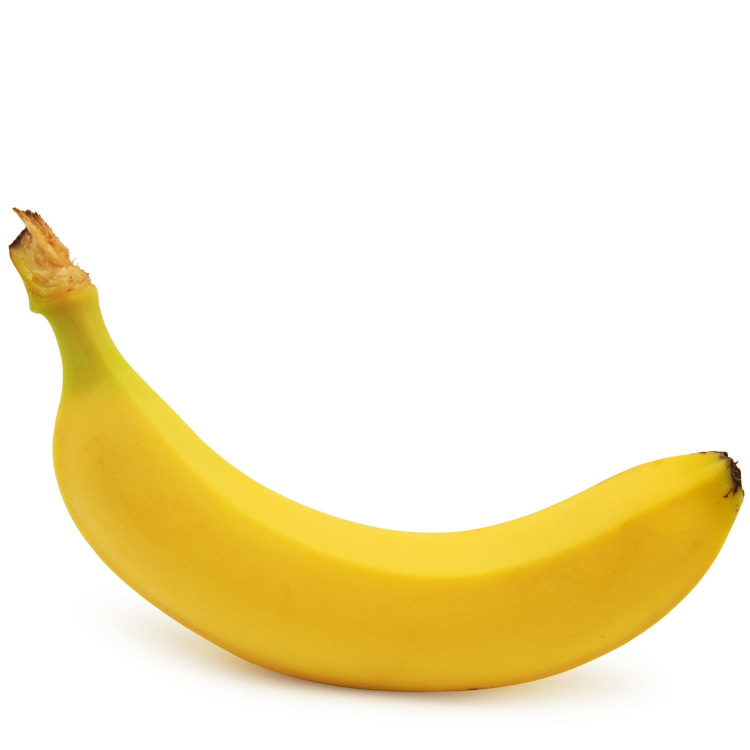
#> input picture final_shape_detection/raw_images/2.jpg, 1500 x 1500 px, found by its file name (shown at 1/2 size)
$ python shape.py   (older library calls are emulated)
#> lines starting #> are read from the running program, lines starting #| are printed output that depends on the picture; after the words box and inside, x2 and y2 are one past the last pixel; in counts of white or black regions, pixels touching at a corner belong together
import cv2
from matplotlib import pyplot as plt
import numpy as np
import math
from time import sleep

#path = "/home/rgukt/Desktop/criotam/friut/dataset/new.jpg"

def process(image):

	path= image
	im = cv2.imread(path)
#> im is the input picture: shape (1500, 1500, 3); mean B, G, R 205.7, 237.6, 247.5
	img = cv2.imread(path,0)
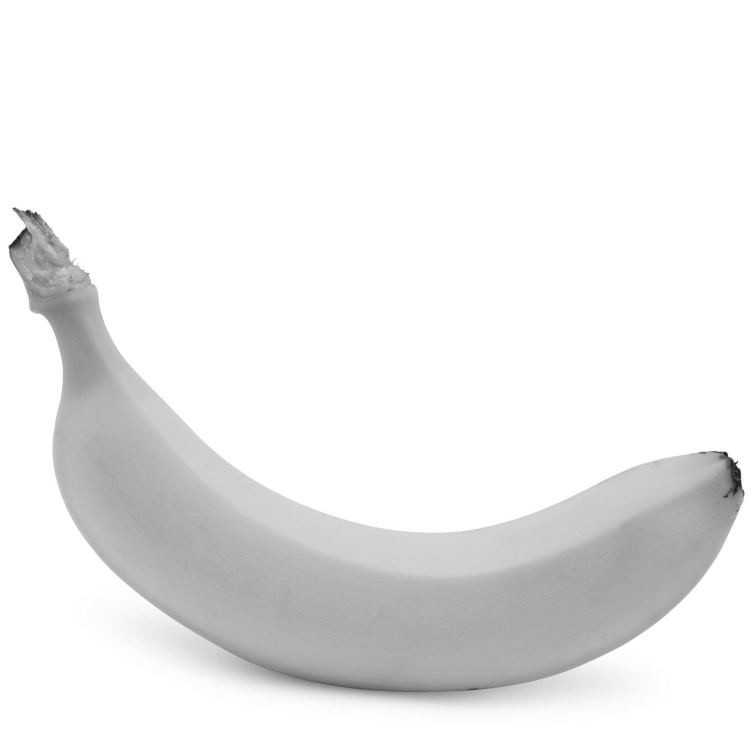
#> img: shape (1500, 1500) (shown at 1/2 size); min 20, max 255, mean 237
	#img = cv2.resize(img,(200,200))

	#img = cv2.GaussianBlur(img,(9,9),10)


	h,w,c = im.shape
#> h = 1500; w = 1500; c = 3
	print(im.shape)
#| (1500, 1500, 3)
	thresh,bin = cv2.threshold(img,0,255,cv2.THRESH_OTSU)
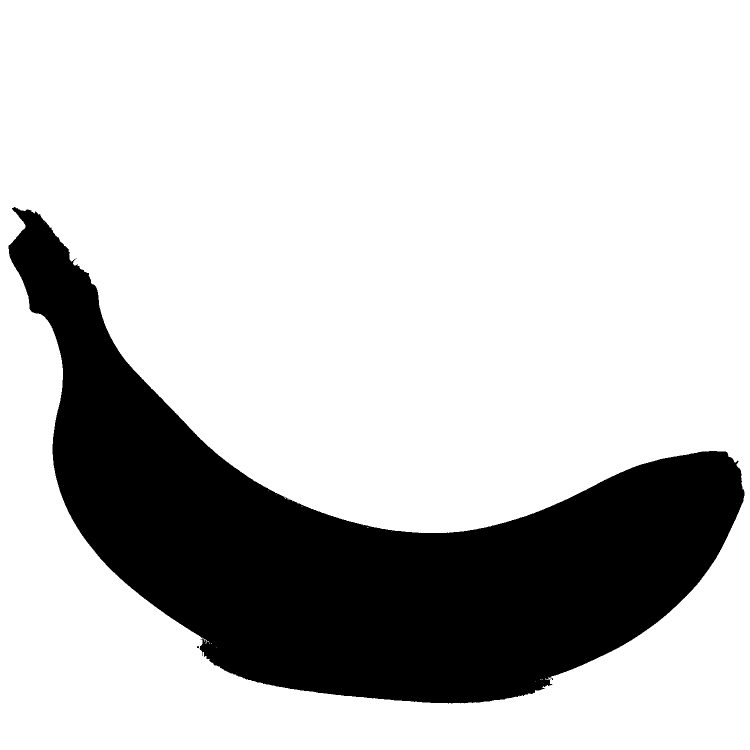
#> bin: shape (1500, 1500) (shown at 1/2 size); 77.1% white; 4 black regions (3 under 20 px), largest, box (x1, y1, x2, y2) and area: (17, 414, 1489, 1407) 515291
#> thresh = 216

	bin = bin-255
#> bin: shape (1500, 1500); values 0 (black) and 1 (white), 22.9% white; 4 white regions (3 under 20 px)
	kernel = np.ones((5,5))

	#opening = cv2.erode(bin,kernel,iterations=3)

	im2,cnts,her = cv2.findContours(bin,cv2.RETR_TREE,cv2.CHAIN_APPROX_NONE)
#> cnts = 34 contours, 32 with area under 20; largest, box (x1, y1, x2, y2) and area: (17, 414, 1489, 1407) 513356, (407, 1277, 419, 1285) 26; her = 34 rows, first 6: [1, -1, -1, -1], [2, 0, -1, -1], [3, 1, -1, -1], [-1, 2, 4, -1], [5, -1, -1, 3], [6, 4, -1, 3]

	#cnts = sorted(cnts, key = cv2.contourArea, reverse = False)

	def mid_point(x,y):

		cx = ((x[0]+y[0])*0.5)
		cy = ((x[1]+y[1])*0.5)
	max_area = 0
	max_index = 0
	cn_area = []

	for i in range(0,len(cnts)):
		area=cv2.contourArea(cnts[i])
		cn_area.append(area)            ### contour area
		#print(area,i)
		if area > max_area:
			max_area=area                  ## finding the large contour
			max_index = i
#> this loop made 34 passes
#> (area, max_area, max_index) on pass 4: (513355.5, 513355.5, 3)
#> area on pass 19: 26.5
#> after the loop, cn_area = 34 values, max 513355.5 at index 3, min 0 at index 0, mean 15102.8; max_area = 513355.5; max_index = 3


	im1 = cv2.drawContours(im,cnts[max_index],-1,(0,255,0),7)
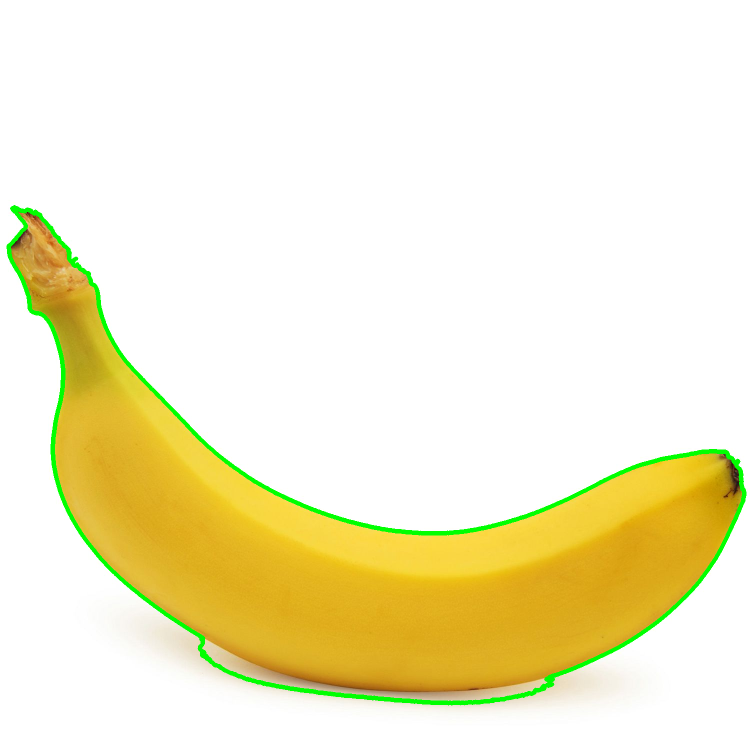
#> im1: shape (1500, 1500, 3) (shown at 1/2 size); mean B, G, R 203.2, 238.3, 243.8


	shape = []

	M = cv2.moments(cnts[max_index])
#> M = moments, m00 513355.5, centre m10/m00, m01/m00 = (712.6, 1086.7)

	cX = int(M["m10"] / M["m00"])
#> cX = 712
	cY = int(M["m01"] / M["m00"])
#> cY = 1086


	max_distance = 0
	max_dis_index = 0


	for i in range(0,len(cnts[max_index])):

		dist = ((cnts[max_index][i][0][0]-cX)**2+(cnts[max_index][i][0][1]-cY)**2)
		shape.append(dist)
		if dist > max_distance :
			max_distance=dist
			max_dis_index=i
#> this loop made 4009 passes
#> (dist, max_distance) on passes 1 to 5: (919440, 919440), (919466, 919466), (919496, 919496), (920869, 920869), (922244, 922244)
#> dist on passes 6 to 11: 920905, 918193, 916858, 914152, 911450, 908752
#> after the loop, max_dis_index = 4; max_distance = 922244; shape = 4009 values, max 922244 at index 4, min 1469 at index 3103, mean 311920.2


	new_shape = []

	cv2.circle(im,(cX,cY),3,(0,0,0),3)
#> im: shape (1500, 1500, 3); under 0.01% of pixels changed, all inside (x1, y1, x2, y2) = (707, 1081, 718, 1092)
	#print(max_distance)
	#print(max_dis_index,len(cnts[max_index]))
	#print(abs(max_dis_index-len(cnts[max_index])))

	for i in range(max_dis_index,len(cnts[max_index])):
		new_shape.append(shape[i])
#> after the loop, new_shape = 4005 values, max 922244 at index 0, min 1469 at index 3099, mean 311313.1

	#print(len(new_shape))

	for i in range(0,max_dis_index-1):
		new_shape.append(shape[i])
#> after the loop, new_shape = 4008 values, max 922244 at index 0, min 1469 at index 3099, mean 311768.3

	#print(len(new_shape))

	diff = []

	for i in range(0,(len(new_shape)-1)):

		aa = new_shape[i]-new_shape[i+1]
		diff.append(aa)
#> this loop made 4007 passes
#> aa on passes 1 to 3: 1339, 2712, 1335
#> after the loop, diff = 4007 values, max 2712 at index 1, min -2708 at index 4003, mean 0.686

	norm = np.true_divide(new_shape, max_area)
#> norm = 4008 values, max 1.8 at index 0, min 0.00286 at index 3099, mean 0.607

	#print(norm[0:10])

	return norm

im1 = "/home/rgukt/Desktop/criotam/friut/shape/shape/2.jpg"
im2 = "/home/rgukt/Desktop/criotam/friut/shape/shape/5.jpg"

image1 = process(im1)
#> image1 has the same summary as norm in process
#> (the run stopped early here; a loop or call above may not have finished)

$ run again, with final_shape_detection/raw_images/4.jpg copied over final_shape_detection/raw_images/2.jpg
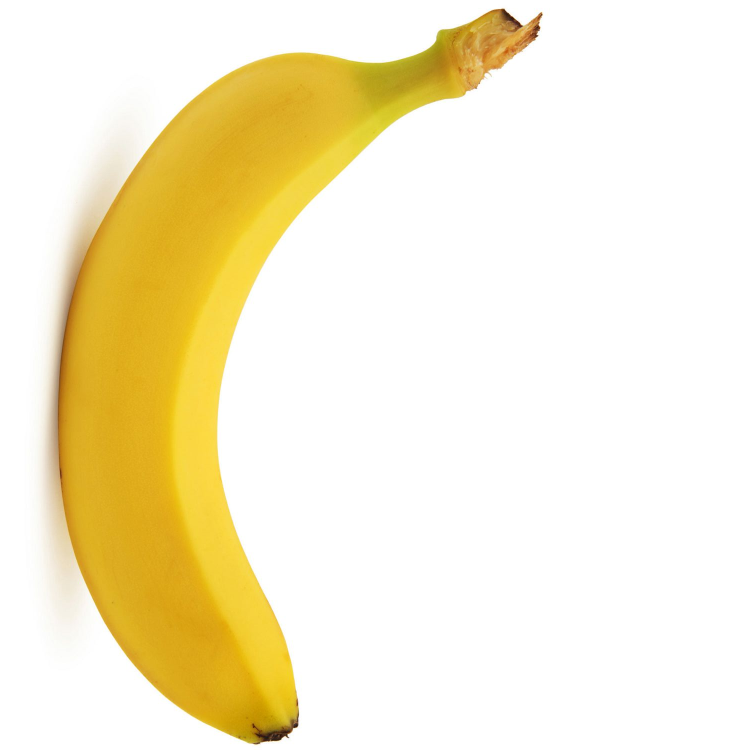
#> input picture final_shape_detection/raw_images/4.jpg, 1500 x 1500 px, found by its file name (shown at 1/2 size)
#> in process, im is the input picture: shape (1500, 1500, 3); mean B, G, R 205.7, 237.6, 247.5
#| (1500, 1500, 3)
#> in process, `thresh,bin = cv2.threshold(img,0,255,cv2.THRESH_OTSU)`:
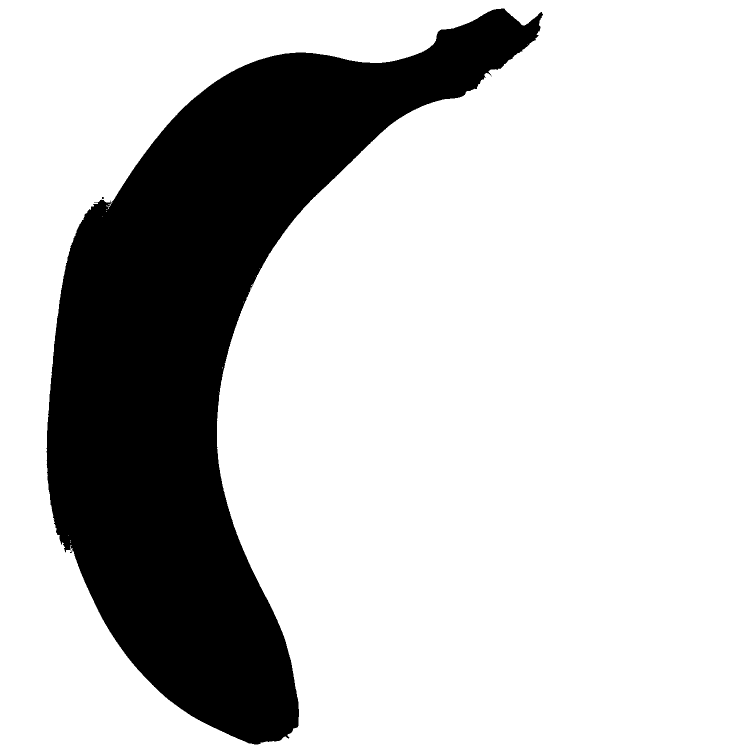
#> bin: shape (1500, 1500) (shown at 1/2 size); 77.1% white; 4 black regions (3 under 20 px), largest, box (x1, y1, x2, y2) and area: (93, 17, 1086, 1489) 515291
#> thresh = 216
#> cnts = 34 contours, 32 with area under 20; largest, box (x1, y1, x2, y2) and area: (93, 17, 1086, 1489) 513356, (215, 407, 223, 419) 26; her = 34 rows, first 6: [1, -1, -1, -1], [2, 0, -1, -1], [3, 1, -1, -1], [-1, 2, 4, -1], [5, -1, -1, 3], [6, 4, -1, 3]
#> the loop in process, `for i in range(0,len(cnts)):` made 34 passes
#> (area, max_area, max_index) on pass 4: (513355.5, 513355.5, 3)
#> after the loop in process, `for i in range(0,len(cnts)):`: cn_area = 34 values, max 513355.5 at index 3, min 0 at index 0, mean 15102.8; max_area = 513355.5; max_index = 3
#> in process, `im1 = cv2.drawContours(im,cnts[max_index],-1,(0,255,0),7)`:
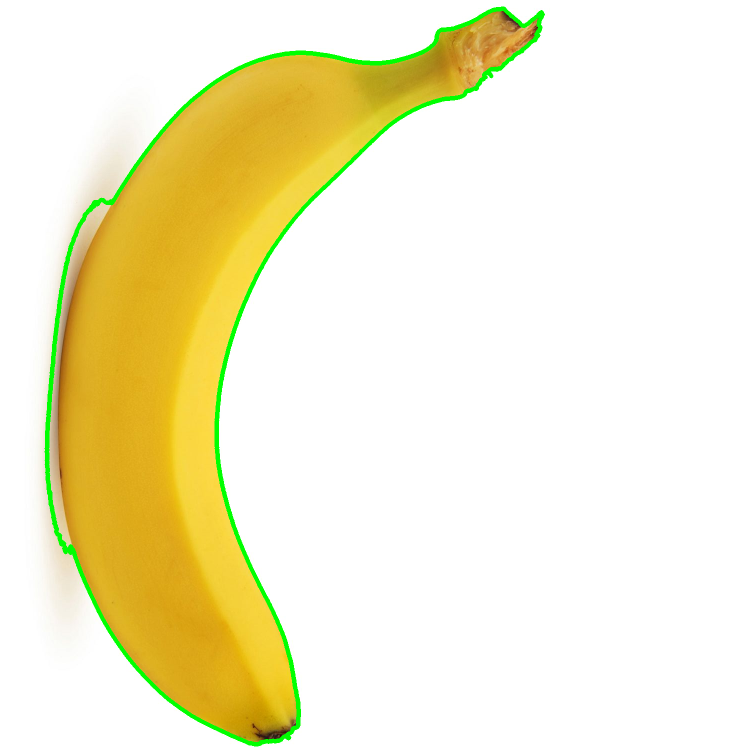
#> im1: shape (1500, 1500, 3) (shown at 1/2 size); mean B, G, R 203.2, 238.3, 243.8
#> M = moments, m00 513355.5, centre m10/m00, m01/m00 = (412.3, 712.6)
#> cX = 412
#> cY = 712
#> the loop in process, `for i in range(0,len(cnts[max_index])): ` made 4009 passes
#> (dist, max_distance) on passes 1, 3863, 3864, 3865, 3867, 3868, 3869, 3870: (831125, 831125), (832388, 832388), (833653, 833653), (836237, 836237), (837460, 837460), (840050, 840050), (841369, 841369), (843965, 843965)
#> after the loop in process, `for i in range(0,len(cnts[max_index])):`: max_dis_index = 3923; max_distance = 923585; shape = 4009 values, max 923585 at index 3923, min 1544 at index 3013, mean 312066
#> im: shape (1500, 1500, 3); under 0.01% of pixels changed, all inside (x1, y1, x2, y2) = (407, 707, 418, 718)
#> the loop in process, `for i in range(max_dis_index,len(cnts[max_index])):` made 86 passes
#> after the loop in process, `for i in range(max_dis_index,len(cnts[max_index])):`: new_shape = 86 values, max 923585 at index 0, min 832306 at index 85, mean 856434.3
#> after the loop in process, `for i in range(0,max_dis_index-1):`: new_shape = 4008 values, max 923585 at index 0, min 1544 at index 3099, mean 311913.7
#> the loop in process, `for i in range(0,(len(new_shape)-1)): ` made 4007 passes
#> aa on passes 1 to 3: 1341, 2714, 1337
#> after the loop in process, `for i in range(0,(len(new_shape)-1)):`: diff = 4007 values, max 2714 at index 1, min -2710 at index 4003, mean 0.686
#> norm = 4008 values, max 1.8 at index 0, min 0.00301 at index 3099, mean 0.608
#> image1 has the same summary as norm in process

$ run again, with final_shape_detection/raw_images/1.jpeg copied over final_shape_detection/raw_images/2.jpg
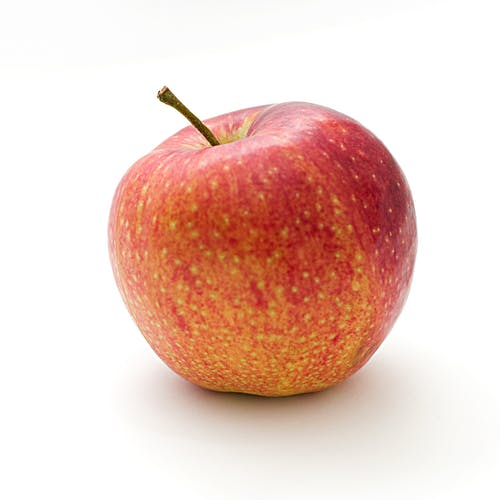
#> input picture final_shape_detection/raw_images/1.jpeg, 500 x 500 px, found by its file name
#> in process, im is the input picture: shape (500, 500, 3); mean B, G, R 195.8, 205.3, 235.3
#| (500, 500, 3)
#> in process, `thresh,bin = cv2.threshold(img,0,255,cv2.THRESH_OTSU)`:
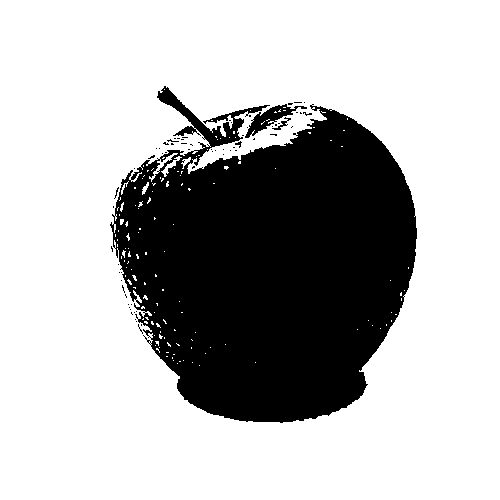
#> bin: shape (500, 500); 71.5% white; 66 black regions (62 under 20 px), largest, box (x1, y1, x2, y2) and area: (110, 86, 417, 423) 70238, (245, 104, 307, 138) 628, (272, 117, 291, 130) 62, (235, 141, 242, 148) 21
#> thresh = 186
#> cnts = 259 contours, 235 with area under 20; largest, box (x1, y1, x2, y2) and area: (110, 86, 417, 423) 70428, (245, 104, 307, 138) 582, (148, 152, 179, 183) 179, (160, 155, 183, 178) 138, (180, 156, 192, 170) 64; her = 259 rows, first 6: [1, -1, -1, -1], [2, 0, -1, -1], [3, 1, -1, -1], [4, 2, -1, -1], [5, 3, -1, -1], [6, 4, -1, -1]
#> the loop in process, `for i in range(0,len(cnts)):` made 259 passes
#> (area, max_area) on passes 57, 62, 80: (30.5, 30.5), (582.5, 582.5), (70428.5, 70428.5)
#> after the loop in process, `for i in range(0,len(cnts)):`: cn_area = 259 values, max 70428.5 at index 79, min 0 at index 0, mean 281.3; max_area = 70428.5; max_index = 79
#> in process, `im1 = cv2.drawContours(im,cnts[max_index],-1,(0,255,0),7)`:
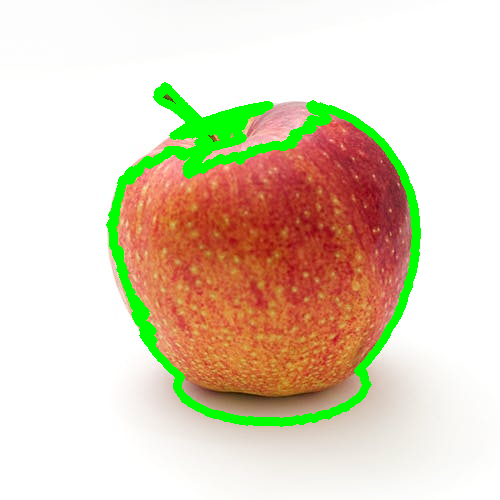
#> im1: shape (500, 500, 3); mean B, G, R 187.3, 209.8, 223.5
#> M = moments, m00 70428.5, centre m10/m00, m01/m00 = (268.8, 265.5)
#> cX = 268
#> cY = 265
#> the loop in process, `for i in range(0,len(cnts[max_index])): ` made 1783 passes
#> (dist, max_distance, max_dis_index) on pass 1: (42857, 42857, 0)
#> after the loop in process, `for i in range(0,len(cnts[max_index])):`: max_dis_index = 0; max_distance = 42857; shape = 1783 values, max 42857 at index 0, min 11809 at index 1330, mean 22651.1
#> im: shape (500, 500, 3); 0.04% of pixels changed, all inside (x1, y1, x2, y2) = (263, 260, 274, 271)
#> after the loop in process, `for i in range(max_dis_index,len(cnts[max_index])):`: new_shape has the same summary as shape
#> the loop in process, `for i in range(0,(len(new_shape)-1)): ` made 1782 passes
#> aa on passes 1 to 3: 357, 146, 142
#> after the loop in process, `for i in range(0,(len(new_shape)-1)):`: diff = 1782 values, max 560 at index 5, min -562 at index 9, mean 0.116
#> norm = 1783 values, max 0.609 at index 0, min 0.168 at index 1330, mean 0.322
#> image1 has the same summary as norm in process

$ run again, with final_shape_detection/raw_images/3.jpeg copied over final_shape_detection/raw_images/2.jpg
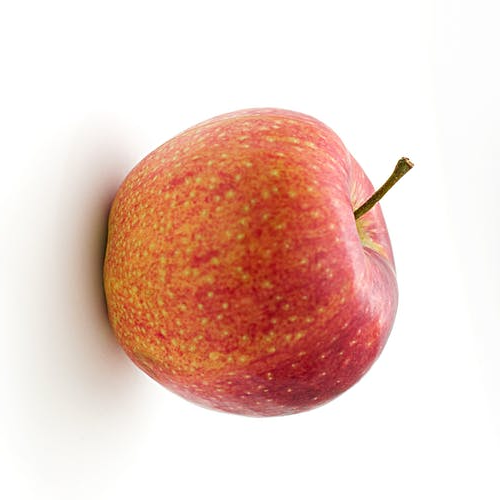
#> input picture final_shape_detection/raw_images/3.jpeg, 500 x 500 px, found by its file name
#> in process, im is the input picture: shape (500, 500, 3); mean B, G, R 195.8, 205.3, 235.3
#| (500, 500, 3)
#> in process, `thresh,bin = cv2.threshold(img,0,255,cv2.THRESH_OTSU)`:
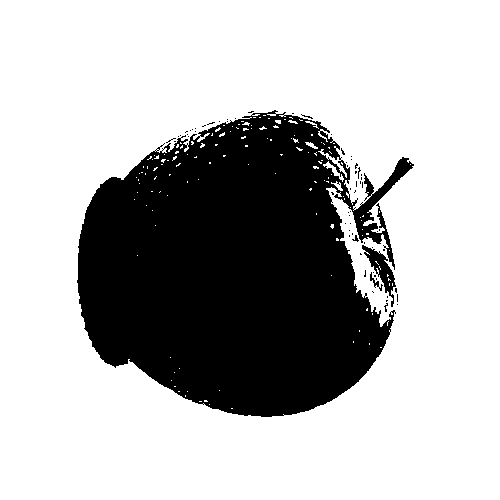
#> bin: shape (500, 500); 71.5% white; 66 black regions (62 under 20 px), largest, box (x1, y1, x2, y2) and area: (77, 110, 414, 417) 70238, (362, 245, 396, 307) 628, (370, 272, 383, 291) 62, (352, 235, 359, 242) 21
#> thresh = 186
#> cnts = 259 contours, 235 with area under 20; largest, box (x1, y1, x2, y2) and area: (77, 110, 414, 417) 70428, (362, 245, 396, 307) 582, (317, 148, 348, 179) 179, (322, 160, 345, 183) 138, (330, 180, 344, 192) 64; her = 259 rows, first 6: [1, -1, -1, -1], [2, 0, -1, -1], [3, 1, -1, -1], [4, 2, -1, -1], [5, 3, -1, -1], [6, 4, -1, -1]
#> the loop in process, `for i in range(0,len(cnts)):` made 259 passes
#> (area, max_area) on passes 11, 16, 80: (30.5, 30.5), (582.5, 582.5), (70428.5, 70428.5)
#> after the loop in process, `for i in range(0,len(cnts)):`: cn_area = 259 values, max 70428.5 at index 79, min 0 at index 0, mean 281.3; max_area = 70428.5; max_index = 79
#> in process, `im1 = cv2.drawContours(im,cnts[max_index],-1,(0,255,0),7)`:
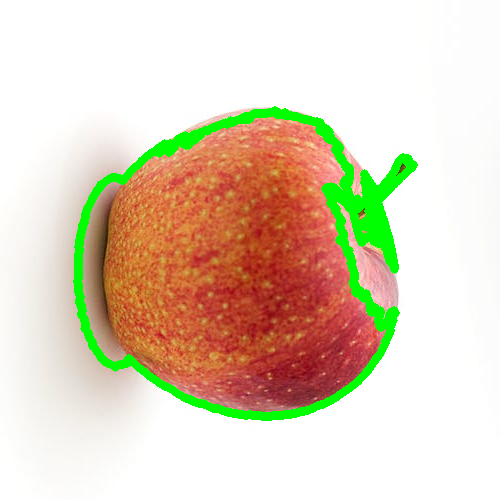
#> im1: shape (500, 500, 3); mean B, G, R 187.3, 209.8, 223.5
#> M = moments, m00 70428.5, centre m10/m00, m01/m00 = (233.5, 268.8)
#> cX = 233
#> cY = 268
#> the loop in process, `for i in range(0,len(cnts[max_index])): ` made 1783 passes
#> (dist, max_distance) on passes 1, 700, 703, 704, 706, 709, 711, 715: (26645, 26645), (26689, 26689), (26714, 26714), (26905, 26905), (27028, 27028), (27101, 27101), (27250, 27250), (27325, 27325)
#> after the loop in process, `for i in range(0,len(cnts[max_index])):`: max_dis_index = 1429; max_distance = 43216; shape = 1783 values, max 43216 at index 1429, min 12020 at index 976, mean 22755.7
#> im: shape (500, 500, 3); 0.04% of pixels changed, all inside (x1, y1, x2, y2) = (228, 263, 239, 274)
#> after the loop in process, `for i in range(max_dis_index,len(cnts[max_index])):`: new_shape = 354 values, max 43216 at index 0, min 17761 at index 145, mean 25937.1
#> after the loop in process, `for i in range(0,max_dis_index-1):`: new_shape = 1782 values, max 43216 at index 0, min 12020 at index 1330, mean 22744.4
#> the loop in process, `for i in range(0,(len(new_shape)-1)): ` made 1781 passes
#> aa on passes 1 to 3: 359, 148, 144
#> after the loop in process, `for i in range(0,(len(new_shape)-1)):`: diff = 1781 values, max 562 at index 5, min -564 at index 9, mean 0.318
#> norm = 1782 values, max 0.614 at index 0, min 0.171 at index 1330, mean 0.323
#> image1 has the same summary as norm in process
